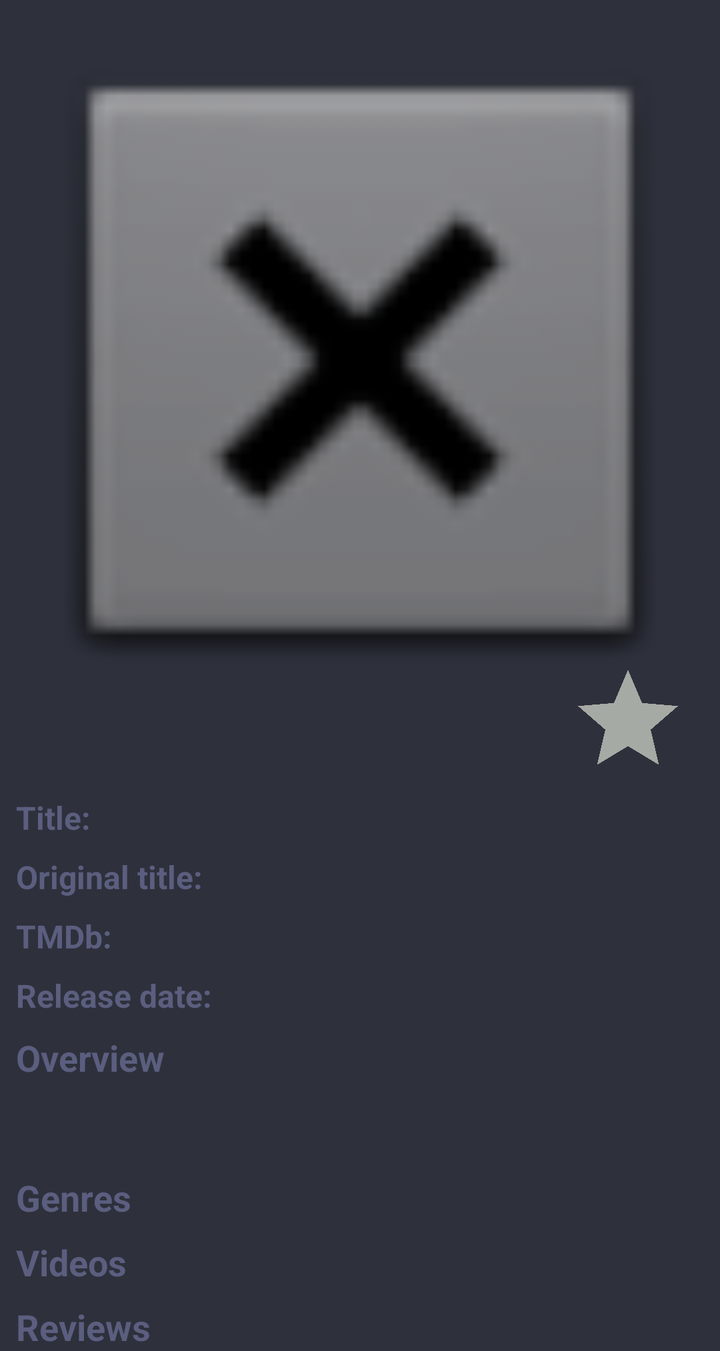
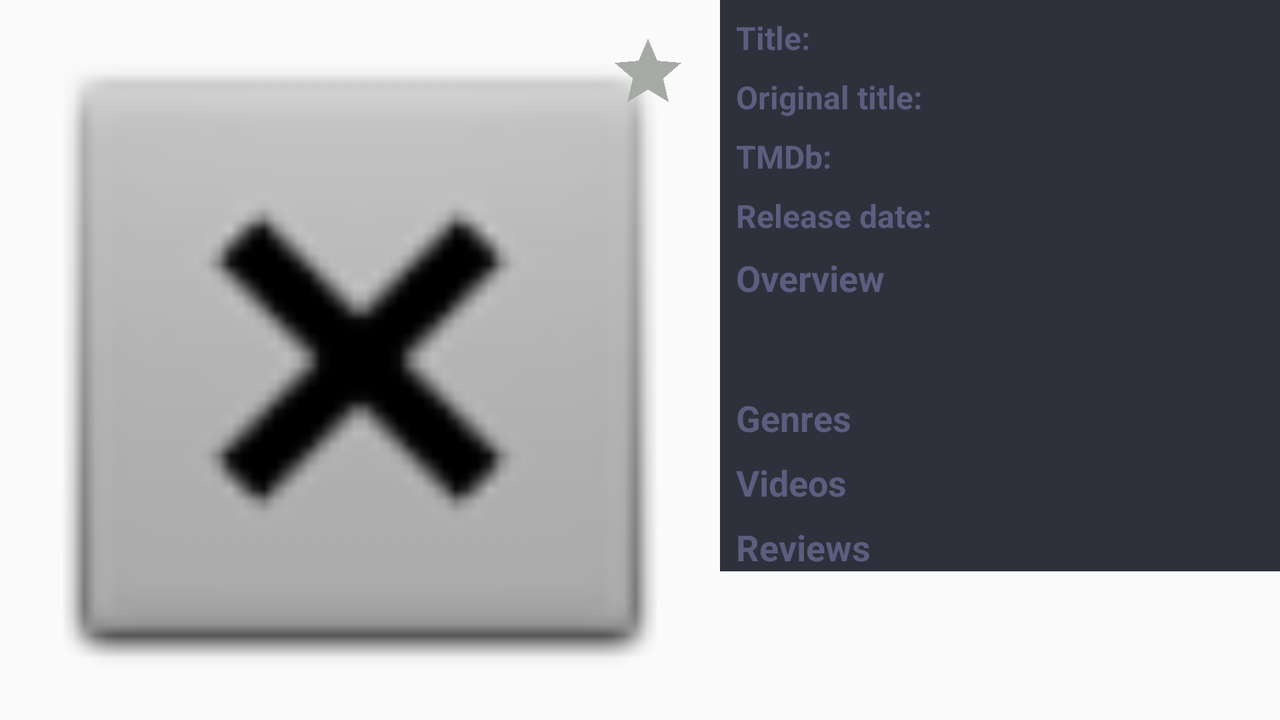

Two renders of one Android screen. The first uses the default layout on a phone; the second uses the alternative layout the repository ships for a different screen configuration, on a matching device. The two XML files are below.
<!-- AndroidManifest.xml: application theme AppTheme -->
<!-- res/layout/fragment_movie_details.xml -->
<?xml version="1.0" encoding="utf-8"?>
<ScrollView xmlns:android="http://schemas.android.com/apk/res/android"
    xmlns:app="http://schemas.android.com/apk/res-auto"
    xmlns:tools="http://schemas.android.com/tools"
    android:layout_width="match_parent"
    android:layout_height="match_parent"
    tools:context=".screens.moviedetails.MovieDetailsFragment">
<androidx.constraintlayout.widget.ConstraintLayout
    android:layout_width="match_parent"
    android:layout_height="wrap_content"
    android:background="@color/background_darkGrey">

    <ImageView
        android:id="@+id/imageViewBigPoster"
        android:layout_width="0dp"
        android:layout_height="wrap_content"
        android:adjustViewBounds="true"
        android:contentDescription="@string/movie_poster"
        app:layout_constraintEnd_toEndOf="parent"
        app:layout_constraintStart_toStartOf="parent"
        app:layout_constraintTop_toTopOf="parent"
        app:srcCompat="@android:drawable/btn_dialog" />

    <ImageView
        android:id="@+id/imageViewFavourite"
        android:layout_width="wrap_content"
        android:layout_height="wrap_content"
        android:layout_marginEnd="16dp"
        android:contentDescription="@string/add_to_favourites"
        app:layout_constraintBottom_toBottomOf="@id/imageViewBigPoster"
        app:layout_constraintEnd_toEndOf="parent"
        app:layout_constraintTop_toBottomOf="@id/imageViewBigPoster"
        app:srcCompat="@drawable/ic_star_grey_60dp"
        tools:ignore="VectorDrawableCompat"/>

        <include layout="@layout/movie_info"
            android:id="@+id/movieInfo"
            android:layout_width="match_parent"
            android:layout_height="wrap_content"
            app:layout_constraintTop_toBottomOf="@id/imageViewFavourite"
            app:layout_constraintEnd_toEndOf="parent"
            app:layout_constraintStart_toStartOf="parent"
            app:layout_constraintBottom_toBottomOf="parent"
            />



</androidx.constraintlayout.widget.ConstraintLayout>
</ScrollView>
<!-- res/layout/movie_info.xml (included above) -->
<?xml version="1.0" encoding="utf-8"?>
<androidx.constraintlayout.widget.ConstraintLayout xmlns:android="http://schemas.android.com/apk/res/android"
    android:layout_width="match_parent"
    android:layout_height="match_parent"
    xmlns:app="http://schemas.android.com/apk/res-auto"
    android:background="@color/background_darkGrey">

    <TextView
        android:id="@+id/textViewLabelTitle"
        android:layout_width="wrap_content"
        android:layout_height="wrap_content"
        android:text="@string/movie_title"
        style="@style/textLabelStyle"
        app:layout_constraintStart_toStartOf="parent"
        app:layout_constraintTop_toTopOf="parent" />

    <TextView
        android:id="@+id/textViewLabelOriginalTitle"
        android:layout_width="wrap_content"
        android:layout_height="wrap_content"
        android:text="@string/original_movie_title"
        style="@style/textLabelStyle"
        app:layout_constraintStart_toStartOf="parent"
        app:layout_constraintTop_toBottomOf="@id/textViewTitle" />

    <TextView
        android:id="@+id/textViewLabelRating"
        android:layout_width="wrap_content"
        android:layout_height="wrap_content"
        android:text="@string/movie_rating"
        style="@style/textLabelStyle"
        app:layout_constraintStart_toStartOf="parent"
        app:layout_constraintTop_toBottomOf="@id/textViewOriginalTitle" />

    <androidx.constraintlayout.widget.Guideline
        android:id="@+id/guideline"
        android:layout_width="wrap_content"
        android:layout_height="wrap_content"
        android:orientation="vertical"
        android:textColor="@color/textColor_lightGrey"
        app:layout_constraintGuide_begin="205dp" />

    <TextView
        android:id="@+id/textViewLabelReleaseDate"
        android:layout_width="wrap_content"
        android:layout_height="wrap_content"
        android:text="@string/release_date"
        style="@style/textLabelStyle"
        app:layout_constraintStart_toStartOf="parent"
        app:layout_constraintTop_toBottomOf="@id/textViewRating" />

    <TextView
        android:id="@+id/textViewLabelOverview"
        android:layout_width="wrap_content"
        android:layout_height="wrap_content"
        android:text="@string/movie_description"
        style="@style/textLabelStyle"
        android:textSize="18sp"
        app:layout_constraintStart_toStartOf="parent"
        app:layout_constraintTop_toBottomOf="@id/textViewReleaseDate" />

    <TextView
        android:id="@+id/textViewOverview"
        android:layout_width="match_parent"
        android:layout_height="wrap_content"
        style="@style/textMainStyle"
        android:layout_margin="16dp"
        app:layout_constraintStart_toStartOf="parent"
        app:layout_constraintEnd_toEndOf="parent"
        app:layout_constraintTop_toBottomOf="@id/textViewLabelOverview" />

    <TextView
        android:id="@+id/textViewTitle"
        android:layout_width="0dp"
        android:layout_height="wrap_content"
        style="@style/textMainStyle"
        app:layout_constraintEnd_toEndOf="parent"
        app:layout_constraintStart_toStartOf="@id/guideline"
        app:layout_constraintTop_toTopOf="parent" />

    <TextView
        android:id="@+id/textViewOriginalTitle"
        android:layout_width="0dp"
        android:layout_height="wrap_content"
        style="@style/textMainStyle"
        app:layout_constraintEnd_toEndOf="parent"
        app:layout_constraintHorizontal_bias="0.503"
        app:layout_constraintStart_toStartOf="@id/guideline"
        app:layout_constraintTop_toBottomOf="@id/textViewTitle" />

    <TextView
        android:id="@+id/textViewRating"
        android:layout_width="0dp"
        android:layout_height="wrap_content"
        style="@style/textMainStyle"
        app:layout_constraintEnd_toEndOf="parent"
        app:layout_constraintHorizontal_bias="0.503"
        app:layout_constraintStart_toStartOf="@id/guideline"
        app:layout_constraintTop_toBottomOf="@id/textViewOriginalTitle" />

    <TextView
        android:id="@+id/textViewReleaseDate"
        android:layout_width="0dp"
        android:layout_height="wrap_content"
        style="@style/textMainStyle"
        app:layout_constraintEnd_toEndOf="parent"
        app:layout_constraintStart_toStartOf="@id/guideline"
        app:layout_constraintTop_toBottomOf="@id/textViewRating" />

    <TextView
        android:id="@+id/textViewGenreTitle"
        android:layout_width="wrap_content"
        android:layout_height="wrap_content"
        style="@style/textLabelStyle"
        android:text="@string/genres"
        android:textSize="18sp"
        android:layout_marginTop="12dp"
        android:layout_marginBottom="20dp"
        app:layout_constraintStart_toStartOf="parent"
        app:layout_constraintTop_toBottomOf="@id/textViewOverview"/>


    <androidx.recyclerview.widget.RecyclerView
        android:id="@+id/recyclerViewGenres"
        android:layout_width="match_parent"
        android:layout_height="wrap_content"
        android:orientation="horizontal"
        app:layout_constraintTop_toBottomOf="@id/textViewGenreTitle"
        app:layout_constraintStart_toStartOf="parent"
        app:layout_constraintEnd_toEndOf="parent"
        app:layoutManager="androidx.recyclerview.widget.LinearLayoutManager"
        />


    <TextView
        android:id="@+id/textViewVideoTitle"
        android:layout_width="wrap_content"
        android:layout_height="wrap_content"
        style="@style/textLabelStyle"
        android:text="@string/video_title"
        android:textSize="18sp"
        android:layout_marginTop="12dp"
        android:layout_marginBottom="20dp"
        app:layout_constraintStart_toStartOf="parent"
        app:layout_constraintTop_toBottomOf="@id/recyclerViewGenres"/>


    <androidx.recyclerview.widget.RecyclerView
        android:id="@+id/recyclerViewTrailers"
        android:layout_width="wrap_content"
        android:layout_height="wrap_content"
        android:nestedScrollingEnabled="false"
        app:layoutManager="androidx.recyclerview.widget.LinearLayoutManager"
        android:orientation="horizontal"
        app:layout_constraintEnd_toEndOf="parent"
        app:layout_constraintStart_toStartOf="parent"
        app:layout_constraintTop_toBottomOf="@id/textViewVideoTitle" />

    <TextView
        android:id="@+id/textViewReviewsTitle"
        android:layout_width="wrap_content"
        android:layout_height="wrap_content"
        style="@style/textLabelStyle"
        android:text="@string/reviews_title"
        android:textSize="18sp"
        android:layout_marginTop="8dp"
        android:layout_marginBottom="8dp"
        app:layout_constraintStart_toStartOf="parent"
        app:layout_constraintTop_toBottomOf="@id/recyclerViewTrailers"/>

    <androidx.recyclerview.widget.RecyclerView
        android:id="@+id/recyclerViewReviews"
        android:layout_width="match_parent"
        android:layout_height="wrap_content"
        android:nestedScrollingEnabled="false"
        app:layoutManager="androidx.recyclerview.widget.LinearLayoutManager"
        app:layout_constraintTop_toBottomOf="@id/textViewReviewsTitle"
        app:layout_constraintEnd_toEndOf="parent"
        app:layout_constraintStart_toStartOf="parent"/>

</androidx.constraintlayout.widget.ConstraintLayout>
<!-- resources referenced by this layout -->
<resources>
  <color name="background_darkGrey">#2E313C</color>
  <color name="textColor_lightGrey">#5B5E7E</color>
  <!-- drawable ic_star_grey_60dp (drawable) -->
  <vector android:height="60dp" android:tint="#A6AAA4"
      android:viewportHeight="24.0" android:viewportWidth="24.0"
      android:width="60dp" xmlns:android="http://schemas.android.com/apk/res/android">
      <path android:fillColor="#FF000000" android:pathData="M12,17.27L18.18,21l-1.64,-7.03L22,9.24l-7.19,-0.61L12,2 9.19,8.63 2,9.24l5.46,4.73L5.82,21z"/>
  </vector>
  <string name="add_to_favourites">Add to Favorites</string>
  <string name="genres">Genres</string>
  <string name="movie_description">Overview</string>
  <string name="movie_poster">Movie poster</string>
  <string name="movie_rating">TMDb:</string>
  <string name="movie_title">Title:</string>
  <string name="original_movie_title">Original title:</string>
  <string name="release_date">Release date:</string>
  <string name="reviews_title">Reviews</string>
  <string name="video_title">Videos</string>
  <style name="textLabelStyle">
          <item name="android:textColor">@color/textColor_lightGrey</item>
          <item name="android:textStyle">bold</item>
          <item name="android:layout_margin">8dp</item>
          <item name="android:textSize">16sp</item>
      </style>
  <style name="textMainStyle">
          <item name="android:textColor">@color/soft_white_color</item>
          <item name="android:textStyle">bold</item>
          <item name="android:layout_margin">8dp</item>
          <item name="android:textSize">16sp</item>
      </style>
  <style name="AppTheme" parent="Theme.AppCompat.DayNight.DarkActionBar">
          
          <item name="colorPrimary">@color/white_color</item>
          <item name="colorPrimaryDark">@color/colorPrimaryDark</item>
          <item name="colorAccent">@color/colorAccent</item>
          <item name="backgroundColor">@color/background_darkGrey</item>
          <item name="android:itemBackground">@color/background_darkGrey</item>
          <item name="android:editTextColor">@color/white_color</item>
          <item name="android:textColor">@color/soft_white_color</item>
      </style>
  <color name="soft_white_color">#d6d6d7</color>
  <color name="white_color">#ffffff</color>
  <color name="colorPrimaryDark">#000000</color>
  <color name="colorAccent">#03DAC5</color>
</resources>
<!-- res/layout-land/fragment_movie_details.xml (the repository's variant of the layout above) -->
<!-- drawn on the phone turned sideways -->
<?xml version="1.0" encoding="utf-8"?>
<androidx.constraintlayout.widget.ConstraintLayout xmlns:android="http://schemas.android.com/apk/res/android"
    xmlns:app="http://schemas.android.com/apk/res-auto"
    xmlns:tools="http://schemas.android.com/tools"
    android:layout_width="match_parent"
    android:layout_height="match_parent">

    <ImageView
        android:id="@+id/imageViewBigPoster"
        android:layout_width="wrap_content"
        android:layout_height="0dp"
        android:adjustViewBounds="true"
        android:contentDescription="@string/movie_poster"
        app:layout_constraintBottom_toBottomOf="parent"
        app:layout_constraintStart_toStartOf="parent"
        app:layout_constraintTop_toTopOf="parent"
        app:srcCompat="@android:drawable/btn_dialog" />

    <ImageView
        android:id="@+id/imageViewFavourite"
        android:layout_width="40dp"
        android:layout_height="40dp"
        android:layout_marginTop="16dp"
        android:layout_marginEnd="16dp"
        android:contentDescription="@string/add_to_favourites"
        android:onClick="onClickAddFavourite"
        app:layout_constraintTop_toTopOf="@id/imageViewBigPoster"
        app:layout_constraintEnd_toEndOf="@id/imageViewBigPoster"
        app:srcCompat="@drawable/ic_star_grey_60dp"
        tools:ignore="VectorDrawableCompat" />

    <ScrollView
        android:layout_width="0dp"
        android:layout_height="0dp"
        app:layout_constraintEnd_toEndOf="parent"
        app:layout_constraintStart_toEndOf="@id/imageViewBigPoster"
        app:layout_constraintTop_toTopOf="parent"
        app:layout_constraintBottom_toBottomOf="parent">

        <include
            android:id="@+id/movieInfo"
            layout="@layout/movie_info"
            android:layout_width="match_parent"
            android:layout_height="wrap_content" />

    </ScrollView>


</androidx.constraintlayout.widget.ConstraintLayout>
